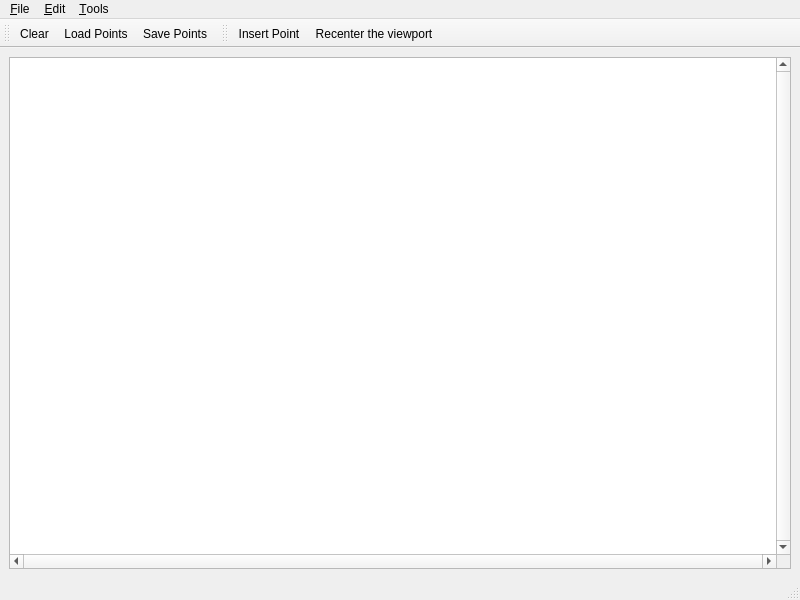
<ui version="4.0" >
 <author>GeometryFactory</author>
 <class>Apollonius_graph_2</class>
 <widget class="QMainWindow" name="Apollonius_graph_2" >
  <property name="geometry" >
   <rect>
    <x>0</x>
    <y>0</y>
    <width>800</width>
    <height>600</height>
   </rect>
  </property>
  <property name="windowTitle" >
   <string>CGAL Apollonius Graph</string>
  </property>
  <property name="windowIcon" >
   <iconset resource="../resources/CGAL.qrc" >
    <normaloff>:/cgal/logos/cgal_icon</normaloff>:/cgal/logos/cgal_icon</iconset>
  </property>
  <widget class="QWidget" name="centralwidget" >
   <layout class="QGridLayout" >
    <item row="0" column="0" >
     <widget class="QGraphicsView" name="graphicsView" >
      <property name="focusPolicy" >
       <enum>Qt::StrongFocus</enum>
      </property>
      <property name="verticalScrollBarPolicy" >
       <enum>Qt::ScrollBarAlwaysOn</enum>
      </property>
      <property name="horizontalScrollBarPolicy" >
       <enum>Qt::ScrollBarAlwaysOn</enum>
      </property>
      <property name="transformationAnchor" >
       <enum>QGraphicsView::NoAnchor</enum>
      </property>
     </widget>
    </item>
   </layout>
  </widget>
  <widget class="QStatusBar" name="statusbar" />
  <widget class="QToolBar" name="fileToolBar" >
   <property name="windowTitle" >
    <string>File Tools</string>
   </property>
   <attribute name="toolBarArea" >
    <enum>TopToolBarArea</enum>
   </attribute>
   <attribute name="toolBarBreak" >
    <bool>false</bool>
   </attribute>
   <addaction name="actionClear" />
   <addaction name="actionLoadPoints" />
   <addaction name="actionSavePoints" />
  </widget>
  <widget class="QToolBar" name="toolBar" >
   <property name="windowTitle" >
    <string>Visualization Tools</string>
   </property>
   <attribute name="toolBarArea" >
    <enum>TopToolBarArea</enum>
   </attribute>
   <attribute name="toolBarBreak" >
    <bool>false</bool>
   </attribute>
   <addaction name="actionInsertPoint" />
   <addaction name="actionRecenter" />
  </widget>
  <widget class="QMenuBar" name="menubar" >
   <property name="geometry" >
    <rect>
     <x>0</x>
     <y>0</y>
     <width>800</width>
     <height>19</height>
    </rect>
   </property>
   <widget class="QMenu" name="menuFile" >
    <property name="title" >
     <string>&amp;File</string>
    </property>
    <addaction name="separator" />
    <addaction name="actionClear" />
    <addaction name="actionLoadPoints" />
    <addaction name="actionSavePoints" />
    <addaction name="separator" />
    <addaction name="actionQuit" />
   </widget>
   <widget class="QMenu" name="menuEdit" >
    <property name="title" >
     <string>&amp;Edit</string>
    </property>
    <addaction name="actionInsertRandomPoints" />
   </widget>
   <widget class="QMenu" name="menuTools" >
    <property name="title" >
     <string>&amp;Tools</string>
    </property>
    <addaction name="actionInsertPoint" />
    <addaction name="separator" />
    <addaction name="actionRecenter" />
   </widget>
   <addaction name="menuFile" />
   <addaction name="menuEdit" />
   <addaction name="menuTools" />
  </widget>
  <action name="actionAbout" >
   <property name="text" >
    <string>&amp;About</string>
   </property>
  </action>
  <action name="actionAboutCGAL" >
   <property name="text" >
    <string>About &amp;CGAL</string>
   </property>
  </action>
  <action name="actionQuit" >
   <property name="text" >
    <string>&amp;Quit</string>
   </property>
   <property name="shortcut" >
    <string>Ctrl+Q</string>
   </property>
  </action>
  <action name="actionInsertRandomPoints" >
   <property name="text" >
    <string>&amp;Insert random points</string>
   </property>
   <property name="shortcut" >
    <string>Ctrl+I</string>
   </property>
  </action>
 
  <action name="actionInsertPoint" >
   <property name="checkable" >
    <bool>true</bool>
   </property>
   <property name="checked" >
    <bool>false</bool>
   </property>
   <property name="icon" >
    <iconset resource="../icons/Input.qrc" >
     <normaloff>:/cgal/Input/inputPoint.png</normaloff>:/cgal/Input/inputPoint.png</iconset>
   </property>
   <property name="text" >
    <string>&amp;Insert Point</string>
   </property>
   <property name="toolTip" >
    <string>Insert Point</string>
   </property>
   <property name="statusTip" >
    <string>Left: Insert vtx</string>
   </property>
  </action>
  <action name="actionClear" >
   <property name="icon" >
    <iconset resource="../icons/File.qrc" >
     <normaloff>:/cgal/fileToolbar/fileNew.png</normaloff>:/cgal/fileToolbar/fileNew.png</iconset>
   </property>
   <property name="text" >
    <string>&amp;Clear</string>
   </property>
   <property name="shortcut" >
    <string>Ctrl+C</string>
   </property>
  </action>

  <action name="actionLoadPoints" >
   <property name="icon" >
    <iconset resource="../icons/File.qrc" >
     <normaloff>:/cgal/fileToolbar/fileOpen.png</normaloff>:/cgal/fileToolbar/fileOpen.png</iconset>
   </property>
   <property name="text" >
    <string>&amp;Load Points...</string>
   </property>
   <property name="shortcut" >
    <string>Ctrl+L</string>
   </property>
  </action>
  <action name="actionSavePoints" >
   <property name="icon" >
    <iconset resource="../icons/File.qrc" >
     <normaloff>:/cgal/fileToolbar/fileSave.png</normaloff>:/cgal/fileToolbar/fileSave.png</iconset>
   </property>
   <property name="text" >
    <string>&amp;Save Points...</string>
   </property>
   <property name="shortcut" >
    <string>Ctrl+S</string>
   </property>
  </action>

  <action name="actionRecenter" >
   <property name="icon" >
    <iconset resource="../icons/Input.qrc" >
     <normaloff>:/cgal/Input/zoom-best-fit</normaloff>:/cgal/Input/zoom-best-fit</iconset>
   </property>
   <property name="text" >
    <string>Re&amp;center the viewport</string>
   </property>
   <property name="shortcut" >
    <string>Ctrl+R</string>
   </property>
  </action>

 </widget>
 <resources>
  <include location="Apollonius_graph_2.qrc" />
  <include location="../icons/File.qrc" />
  <include location="../resources/CGAL.qrc" />
  <include location="../icons/Input.qrc" />
 </resources>
 <connections/>
</ui>
